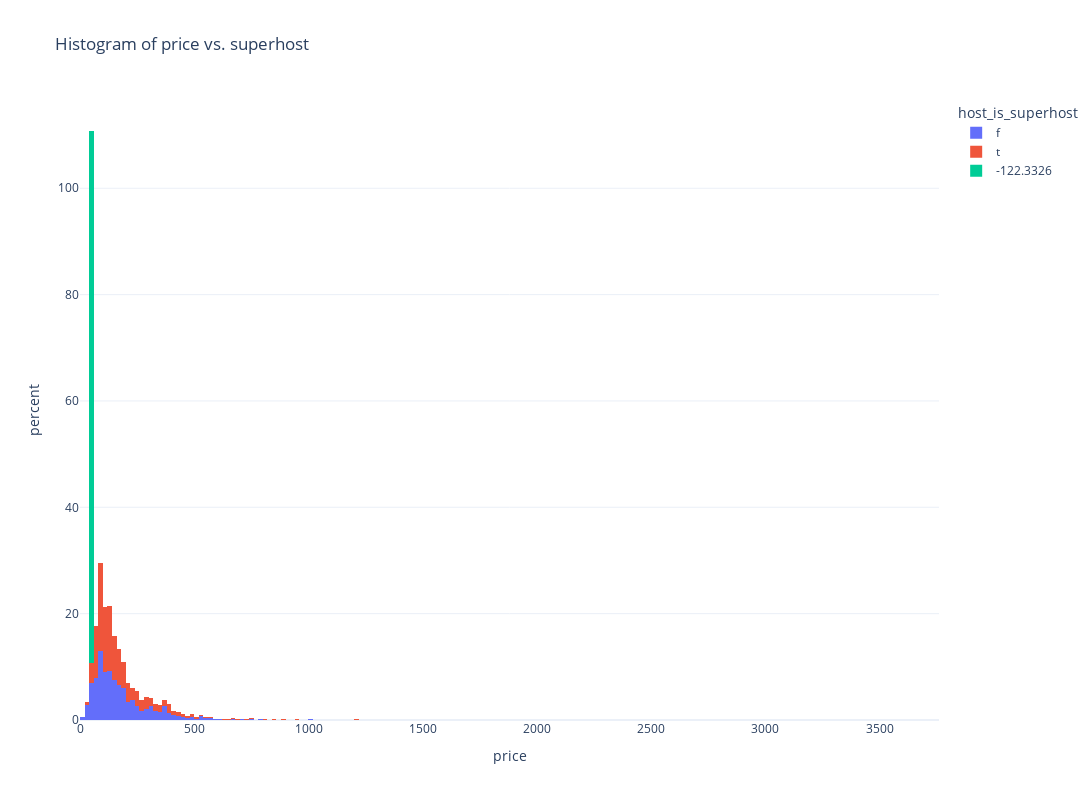

This figure's notebook cell:
### Code cell
fig = px.histogram(listings.dropna(subset=['host_is_superhost'], axis=0), 
                   x='price', 
                   histnorm='percent',
                   color='host_is_superhost', 
                   title='Histogram of price vs. superhost')
fig.show()

### Figure 1 — Plotly figure (JSON) as saved in the notebook; plotly's stock layout.template omitted (floating-point values rounded to 4 significant figures; data arrays with more than 128 entries replaced by an {"elided": "..."} marker saying what was removed)
{"data": [{"alignmentgroup": "True", "bingroup": "x", "histnorm": "percent", "hovertemplate": "host_is_superhost=f<br>price=%{x}<br>percent=%{y}<extra></extra>", "legendgroup": "f", "marker": {"color": "#636efa"}, "name": "f", "offsetgroup": "f", "orientation": "v", "showlegend": true, "type": "histogram", "x": {"elided": "2322 int values"}, "xaxis": "x", "yaxis": "y"}, {"alignmentgroup": "True", "bingroup": "x", "histnorm": "percent", "hovertemplate": "host_is_superhost=t<br>price=%{x}<br>percent=%{y}<extra></extra>", "legendgroup": "t", "marker": {"color": "#EF553B"}, "name": "t", "offsetgroup": "t", "orientation": "v", "showlegend": true, "type": "histogram", "x": {"elided": "1773 int values"}, "xaxis": "x", "yaxis": "y"}, {"alignmentgroup": "True", "bingroup": "x", "histnorm": "percent", "hovertemplate": "host_is_superhost=-122.3326<br>price=%{x}<br>percent=%{y}<extra></extra>", "legendgroup": "-122.3326", "marker": {"color": "#00cc96"}, "name": "-122.3326", "offsetgroup": "-122.3326", "orientation": "v", "showlegend": true, "type": "histogram", "x": [43], "xaxis": "x", "yaxis": "y"}], "layout": {"barmode": "relative", "height": 800, "legend": {"title": {"text": "host_is_superhost"}, "tracegroupgap": 0}, "title": {"text": "Histogram of price vs. superhost"}, "width": 1200, "xaxis": {"anchor": "y", "autorange": true, "domain": [0, 1], "range": [-0.5, 3760.0], "title": {"text": "price"}, "type": "linear"}, "yaxis": {"anchor": "x", "autorange": true, "domain": [0, 1], "range": [0, 116.6], "title": {"text": "percent"}}}}
